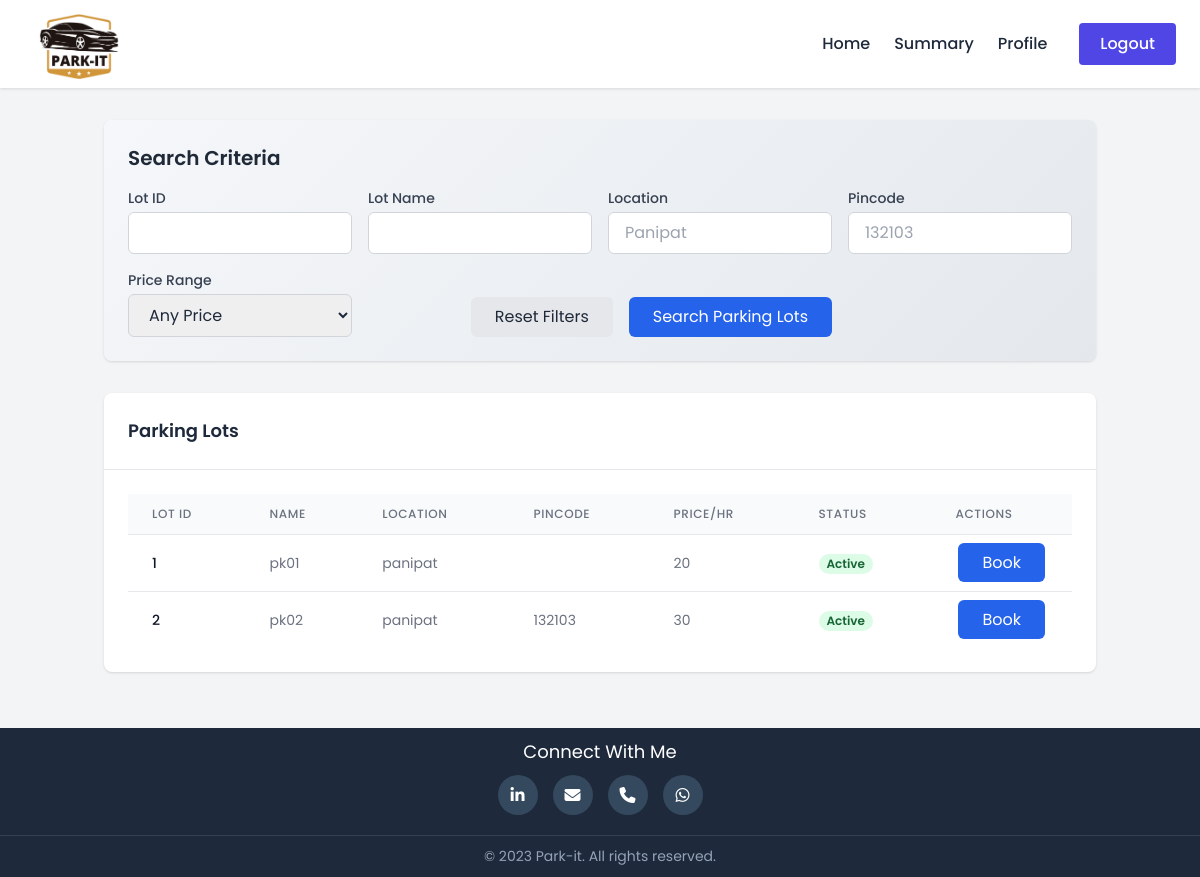
Screenshot of /mayankjoon00@gmail.com/find (signed in) with the database file from the repository.
### model_db.py (models this page shows)
class ParkingLot(db.Model):
    __tablename__ = 'parking_lot'
    id = db.Column(db.Integer, primary_key=True, nullable=False)
    name = db.Column(db.String(100), nullable=False)
    admin_id = db.Column(db.Integer, db.ForeignKey('users.id'), nullable=False)
    total_spots = db.Column(db.Integer, nullable=False)
    address = db.Column(db.String(200))
    pincode = db.Column(db.Integer)
    status = db.Column(db.String(10))  # 'active', 'inactive', etc.
    price_per_hrs = db.Column(db.Integer)
    spots = db.relationship('ParkingSpot', backref='lot', lazy=True)

### routes.py (the view)
    @app.route('/<username>/find' )
    @auth_required
    def find(username):
        lot_id = request.args.get('lotId')
        name = request.args.get('name')
        location = request.args.get('location')
        status = request.args.get('status')
        pincode = request.args.get('pincode')
        price_range = request.args.get('priceRange')
        query = ParkingLot.query.filter_by(status='active')
        if lot_id:
            query = query.filter(ParkingLot.id.like(f"%{lot_id}%"))
        if name:
            query = query.filter(ParkingLot.name.ilike(f"%{name}%"))
        if location:
            query = query.filter(ParkingLot.address.ilike(f"%{location}%"))
        if status and status != "Any Status":
            query = query.filter_by(status=status)
        if pincode:
            query = query.filter(ParkingLot.pincode.like(f"%{pincode}%"))
        if price_range and price_range != "Any Price":
            try:
                low, high = map(int, price_range.split('-'))
                query = query.filter(ParkingLot.price_per_hrs.between(low, high))
            except ValueError:
                pass
        parking_lots = query.all()
        return render_template('user/find.html',username=username,parking_lots=parking_lots)

### templates/user/find.html (shortened to what this page needs)
{% extends "user/base0.html" %}
{% block head %}
<script src="https://cdn.tailwindcss.com"></script>
{% endblock %}
{% block content %}
<div class="bg-gray-100">
    <div class="container mx-auto px-4 py-8">
        <section class="search-filters p-6 rounded-lg shadow mb-8">
            <h2 class="text-xl font-semibold text-gray-800 mb-4">Search Criteria</h2>
            <form id="searchForm" method="GET" action="{{ url_for('find', username=username) }}" class="grid grid-cols-1 md:grid-cols-2 lg:grid-cols-4 gap-4">
                <div>
                    <label for="lotId" class="block text-sm font-medium text-gray-700 mb-1">Lot ID</label>
                    <input type="text" id="lotId" name="lotId" placeholder=""
                           class="w-full px-4 py-2 border border-gray-300 rounded-md focus:ring-2 focus:ring-blue-500 focus:border-blue-500">
                </div>
                <div>
                    <label for="name" class="block text-sm font-medium text-gray-700 mb-1">Lot Name</label>
                    <input type="text" id="name" name="name" placeholder=""
                           class="w-full px-4 py-2 border border-gray-300 rounded-md focus:ring-2 focus:ring-blue-500 focus:border-blue-500">
                </div>
                <div>
                    <label for="location" class="block text-sm font-medium text-gray-700 mb-1">Location</label>
                    <input type="text" id="location" name="location" placeholder="Panipat"
                           class="w-full px-4 py-2 border border-gray-300 rounded-md focus:ring-2 focus:ring-blue-500 focus:border-blue-500">
                </div>
                <div>
                    <label for="pincode" class="block text-sm font-medium text-gray-700 mb-1">Pincode</label>
                    <input type="text" id="pincode" name="pincode" placeholder="132103"
                           class="w-full px-4 py-2 border border-gray-300 rounded-md focus:ring-2 focus:ring-blue-500 focus:border-blue-500">
                </div>
                <div>
                    <label for="priceRange" class="block text-sm font-medium text-gray-700 mb-1">Price Range</label>
                    <select id="priceRange" name="priceRange"
                            class="w-full px-4 py-2 border border-gray-300 rounded-md focus:ring-2 focus:ring-blue-500 focus:border-blue-500">
                        <option value="">Any Price</option>
                    </select>
                </div>
                <div class="lg:col-span-2 flex items-end justify-end space-x-4">
                    <button type="reset"
                            class="px-6 py-2 bg-gray-200 text-gray-800 rounded-md hover:bg-gray-300 transition duration-300 focus:outline-none focus:ring-2 focus:ring-gray-500">
                        Reset Filters
                    </button>
                    <button type="submit"
                            class="px-6 py-2 bg-blue-600 text-white rounded-md hover:bg-blue-700 transition duration-300 focus:outline-none focus:ring-2 focus:ring-blue-500">
                        Search Parking Lots
                    </button>
                </div>
            </form>
        </section>
        <div class="bg-white rounded-lg shadow mb-6">
            <div class="p-6 border-b flex justify-between items-center ">
                <h2 class="text-lg font-semibold">Parking Lots</h2>
            </div>
            <div class="p-6">
                <div class="overflow-x-auto">
                    <table class="min-w-full divide-y divide-gray-200">
                        <thead class="bg-gray-50">
                            <tr>
                                <th class="px-6 py-3 text-left text-xs font-medium text-gray-500 uppercase tracking-wider">Lot ID</th>
                                <th class="px-6 py-3 text-left text-xs font-medium text-gray-500 uppercase tracking-wider">Name</th>
                                <th class="px-6 py-3 text-left text-xs font-medium text-gray-500 uppercase tracking-wider">Location</th>
                                <th class="px-6 py-3 text-left text-xs font-medium text-gray-500 uppercase tracking-wider">Pincode</th>
                                <th class="px-6 py-3 text-left text-xs font-medium text-gray-500 uppercase tracking-wider">Price/hr</th>
                                <th class="px-6 py-3 text-left text-xs font-medium text-gray-500 uppercase tracking-wider">Status</th>
                                <th class="px-6 py-3 text-left text-xs font-medium text-gray-500 uppercase tracking-wider">Actions</th>
                            </tr>
                        </thead>
                        <tbody class="bg-white divide-y divide-gray-200">
                            {% for lot in parking_lots %}
                                <tr>
                                    <td class="px-6 py-4 whitespace-nowrap text-sm font-medium text-gray-900">{{ lot.id }}</td>
                                    <td class="px-6 py-4 whitespace-nowrap text-sm text-gray-500">{{ lot.name }}</td>
                                    <td class="px-6 py-4 whitespace-nowrap text-sm text-gray-500">{{ lot.address }}</td>
                                    <td class="px-6 py-4 whitespace-nowrap text-sm text-gray-500">{{ lot.pincode }}</td>
                                    <td class="px-6 py-4 whitespace-nowrap text-sm text-gray-500">{{ lot.price_per_hrs }}</td>
                                    <td class="px-6 py-4 whitespace-nowrap">
                                        <span class="px-2 inline-flex text-xs leading-5 font-semibold rounded-full {{ 'bg-green-100 text-green-800' if lot.status == 'active' else 'bg-red-100 text-yellow-800' }}">
                                            {{ lot.status.capitalize() }}
                                        </span>
                                    </td>
                                    <td class="text-center">
                                        <a href="{{url_for('book_now',username=username)}}" style="margin:auto 10 ;"
                                        class="px-6 py-2 bg-blue-600 text-white rounded-md hover:bg-blue-700 transition duration-300 focus:outline-none focus:ring-2 focus:ring-blue-500">
                                        Book
                                        </a>
                                    </td>
                                </tr>
                            {% endfor %}
                        </tbody>
                    </table>
                </div>
            </div>
        </div>
    </div>
</div>
{% endblock %}

### templates/user/find.html (style rules this page uses)
.search-filters { background: linear-gradient(135deg, #f5f7fa 0%, #e4e8ec 100%); }

### templates/user/base0.html (style rules this page uses)
:root { --primary-color: #4f46e5; --secondary-color: #10b981; --dark-color: #1e293b; --light-color: #f8fafc; --gray-color: #64748b; --max-width: 1200px; --shadow-sm: 0 1px 3px rgba(0, 0, 0, 0.12); --shadow-md: 0 4px 6px rgba(0, 0, 0, 0.1); --shadow-lg: 0 10px 15px rgba(0, 0, 0, 0.1); --transition: all 0.3s ease; }
* { margin: 0; padding: 0; box-sizing: border-box; }
body { font-family: 'Poppins', sans-serif; color: var(--dark-color); line-height: 1.6; display: flex; flex-direction: column; min-height: 100vh; background-color: #f9fafb; }
.container { max-width: var(--max-width); margin: 0 auto; padding: 0 1.5 rem; }

### rows the page displays
ParkingLot: id "1", name "pk01", address "panipat", price_per_hrs "20", status "Active"
ParkingLot: id "2", name "pk02", address "panipat", pincode "132103", price_per_hrs "30", status "Active"
